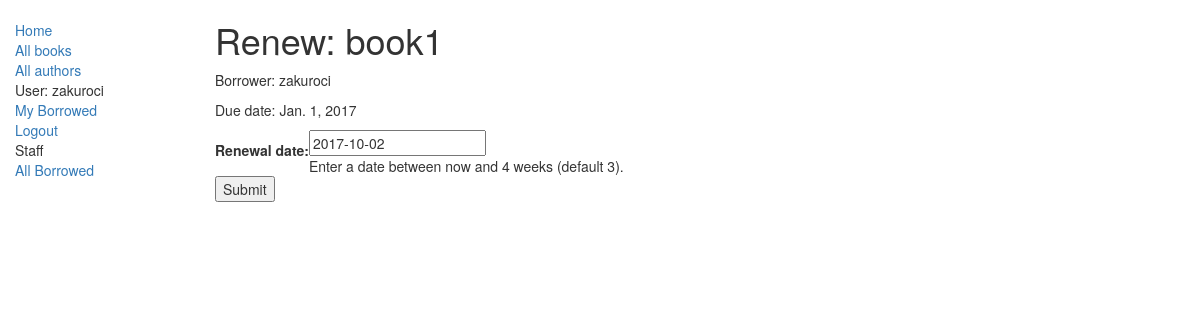
The page /catalog/book/030b1ff9-7080-49b1-8bcd-ee66d8d6aec8/renew/ (signed in) on the database as committed earlier.
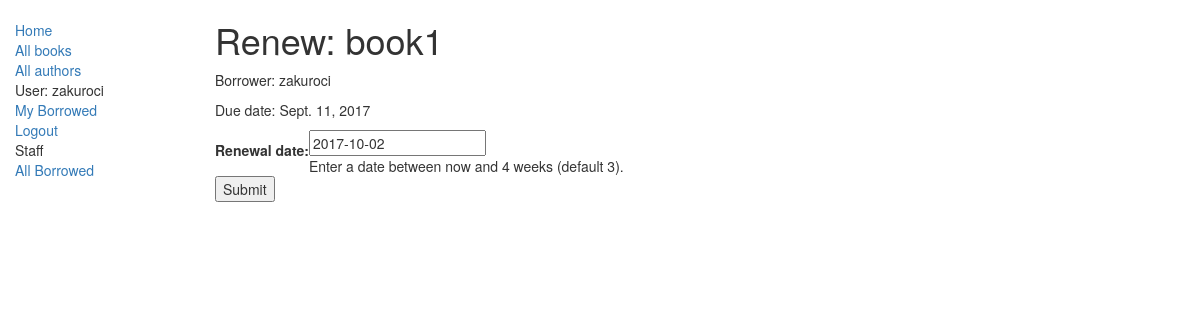
The same page on the database as committed later.
### catalog/models.py (models this page shows, shortened)
class BookInstance(models.Model):
    id = models.UUIDField(primary_key=True, default=uuid.uuid4, help_text="Unique ID for this particular book across whole library")
    book = models.ForeignKey('Book', on_delete=models.SET_NULL, null=True)
    imprint = models.CharField(max_length=200)
    due_back = models.DateField(null=True, blank=True)
    borrower = models.ForeignKey(User, on_delete=models.SET_NULL, null=True, blank=True)
    LOAN_STATUS = (
        ('m', 'Maintenance'),
        ('o', 'On loan'),
        ('a', 'Available'),
        ('r', 'Reserved'),
    )
    status = models.CharField(max_length=1, choices=LOAN_STATUS, blank=True, default='m', help_text='Book availability')
    class Meta:
        ordering = ["due_back"]
        permissions = (("can_mark_returned", "Set book as returned"),)

class Book(models.Model):
    title = models.CharField(max_length=200)
    author = models.ForeignKey('Author', on_delete=models.SET_NULL, null=True)
    summary = models.TextField(max_length=1000, help_text="Enter a brief description of the book")
    isbn = models.CharField('ISBN',max_length=13, help_text='13 Character <a href="https://www.isbn-international.org/content/what-isbn">ISBN number</a>')
    genre = models.ManyToManyField(Genre, help_text="Select a genre for this book")
    def display_genre(self):
        """
        Creates a string for the Genre. This is required to display genre in Admin.
        """
        return ', '.join([ genre.name for genre in self.genre.all()[:3] ])
    display_genre.short_description = 'Genre'

### catalog/views.py (the view)
# urls.py: url(r'^book/(?P<pk>[-\w]+)/renew/$', views.renew_book_librarian, name='renew-book-librarian'),
@permission_required('catalog.can_mark_returned')
def renew_book_librarian(request, pk):
    book_inst=get_object_or_404(BookInstance, pk = pk)
    if request.method == 'POST':
        form = RenewBookForm(request.POST)
        if form.is_valid():
            book_inst.due_back = form.cleaned_data['renewal_date']
            book_inst.save()
            return HttpResponseRedirect(reverse('all-borrowed') )
    else:
        proposed_renewal_date = datetime.date.today() + datetime.timedelta(weeks=3)
        form = RenewBookForm(initial={'renewal_date': proposed_renewal_date,})
    return render(request, 'catalog/book_renew_librarian.html', {'form': form, 'bookinst':book_inst})

### catalog/forms.py (shortened to what this page needs)
class RenewBookForm(forms.Form):
    renewal_date = forms.DateField(help_text="Enter a date between now and 4 weeks (default 3).")

### catalog/templates/catalog/book_renew_librarian.html (shortened to what this page needs)
{% extends "base_generic.html" %}
{% block content %}
    <h1>Renew: {{bookinst.book.title}}</h1>
    <p>Borrower: {{bookinst.borrower}}</p>
    <p{% if bookinst.is_overdue %} class="text-danger"{% endif %}>Due date: {{bookinst.due_back}}</p>
    <form action="" method="post">
        <table>
        {{ form }}
        </table>
        <input type="submit" value="Submit" />
    </form>
{% endblock %}

Rows that differ between the two databases and show on the page:
changed BookInstance "book1": due_back "Jan. 1, 2017" → "Sept. 11, 2017"
